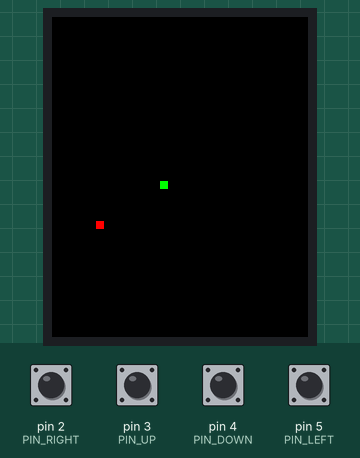
Recording of a sketch running on a simulated Arduino Mega 2560, built with avr-gcc and run on an emulated ATmega2560. On the bench: 128×160 colour display. The inputs (shaded band) are chosen by the test bench; at power-on: pin 2 (PIN_RIGHT), pin 3 (PIN_UP), pin 4 (PIN_DOWN), pin 5 (PIN_LEFT) HIGH. Random numbers use the default seed unless the sketch sets one.

Above: at 1.3 s.
1.4 s: pin 3 (PIN_UP) pulled LOW for 0.15 s
2.1 s: pin 5 (PIN_LEFT) pulled LOW for 0.15 s
2.8 s: pin 4 (PIN_DOWN) pulled LOW for 0.15 s
3.5 s: pin 2 (PIN_RIGHT) pulled LOW for 0.15 s
4.2 s: pin 4 (PIN_DOWN) pulled LOW for 1 s
5.8 s: pin 2 (PIN_RIGHT) pulled LOW for 1 s
At 12.4 s:
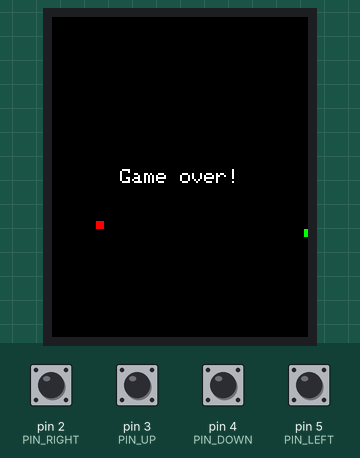
Timing chart, 0 to 13.9 s (numbered marks = the images above; inputs shaded):
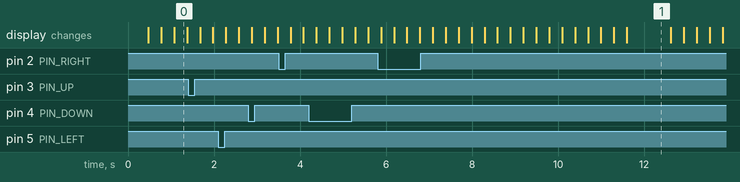

Measured:
- what the display in image 1 shows lasts 1.0 s, from 11.6 s to 12.6 s

The sketch:

snake.ino
```cpp
/*
 * SNAKE FOR THE ARDUINO
 */

#include <Adafruit_GFX.h>    // Core graphics library
#include <Adafruit_ST7735.h> // Hardware-specific library
#include <SPI.h>

/*
 * TFT pins
 */

// For the breakout, you can use any 2 or 3 pins
// These pins will also work for the 1.8" TFT shield
#define TFT_CS     53
#define TFT_RST    9  // you can also connect this to the Arduino reset
                      // in which case, set this #define pin to 0!
#define TFT_DC     8

Adafruit_ST7735 tft = Adafruit_ST7735(TFT_CS, TFT_DC, TFT_RST);

// Option 2: use any pins but a little slower!
#define TFT_SCLK 52   // set these to be whatever pins you like!
#define TFT_MOSI 51   // set these to be whatever pins you like!
//Adafruit_ST7735 tft = Adafruit_ST7735(TFT_CS, TFT_DC, TFT_MOSI, TFT_SCLK, TFT_RST);

const byte FIELD_SIZE = 4;
const byte BOARD_SIZE = 31;

const uint16_t BACKGROUND_COLOR = ST7735_BLACK;
const uint16_t SNAKE_COLOR      = ST7735_GREEN;
const uint16_t FOOD_COLOR       = ST7735_RED;
const uint16_t TEXT_COLOR       = ST7735_WHITE;

const byte PIN_LEFT  = 5;
const byte PIN_DOWN  = 4;
const byte PIN_UP    = 3;
const byte PIN_RIGHT = 2;

const byte SNAKE_MAX_LENGTH = 50;
const int FREEZE_DURATION = 1000;

struct Position2d {
    signed char x;
    signed char y;
};

Position2d snake[SNAKE_MAX_LENGTH];
byte snakeLength = 1;
bool didEat = false;
Position2d oldPosition;

Position2d food;

// specifies the direction of the snake
enum {
    DIR_LEFT  = 0,
    DIR_DOWN  = 1,
    DIR_UP    = 2,
    DIR_RIGHT = 3
};

byte direction = DIR_LEFT;
byte selectedDirection = DIR_LEFT;

void initButtons() {
    pinMode(PIN_LEFT,  INPUT);
    pinMode(PIN_DOWN,  INPUT);
    pinMode(PIN_UP,    INPUT);
    pinMode(PIN_RIGHT, INPUT);

    // activate pullup-resistors
    digitalWrite(PIN_LEFT,  HIGH);
    digitalWrite(PIN_DOWN,  HIGH);
    digitalWrite(PIN_UP,    HIGH);
    digitalWrite(PIN_RIGHT, HIGH);
}

void setup(void) {
    // Use this initializer if you're using a 1.8" TFT
    tft.initR(INITR_BLACKTAB);   // initialize a ST7735S chip, black tab
    tft.setRotation(2);

    initButtons();

    reset();
}

// checks if the field is occupied
bool isOccupied(byte x, byte y) {
    for (byte i = 0; i < snakeLength; i++) {
        if (snake[i].x == x && snake[i].y == y) {
            return true;
        }
    }

    return false;
}

// sets the food location to a new random location
void placeFood() {
    byte randX = 0;
    byte randY = 0;

    // find a free location
    do {
        randX = random(BOARD_SIZE);
        randY = random(BOARD_SIZE);
    } while (isOccupied(randX, randY));

    // set the food location to the newly found location
    food.x = randX;
    food.y = randY;
}

// resets the board and the game data
void reset() {
    direction = selectedDirection = DIR_LEFT;
    snakeLength = 1;
    didEat = false;

    snake[0].x = oldPosition.x = tft.width()  / 8;
    snake[0].y = oldPosition.y = tft.height() / 8;

    placeFood();

    tft.fillRect(0, 0, tft.width(), tft.height(), BACKGROUND_COLOR);
}

// displays the "game over" screen
void gameOver() {
    const char* text = "Game over!";
    int16_t  x1, y1;
    uint16_t w, h;

    tft.getTextBounds(text, 0, 0, &x1, &y1, &w, &h);

    tft.setCursor(
        (tft.width() - w) / 2,
        (tft.height()-h) / 2
    );

    tft.setTextColor(TEXT_COLOR);
    tft.print(text);
    delay(FREEZE_DURATION);
}

// conditionally sets the direction to a new one
void setDirection() {
    // read user input
    bool pressedLeft  = digitalRead(PIN_LEFT)  == LOW;
    bool pressedDown  = digitalRead(PIN_DOWN)  == LOW;
    bool pressedUp    = digitalRead(PIN_UP)    == LOW;
    bool pressedRight = digitalRead(PIN_RIGHT) == LOW;

    // if user input is valid, modify the snake direction
    if (pressedLeft && (direction == DIR_UP || direction == DIR_DOWN)) {
        selectedDirection = DIR_LEFT;
    } else if (pressedDown && (direction == DIR_LEFT || direction == DIR_RIGHT)) {
        selectedDirection = DIR_DOWN;
    } else if (pressedUp && (direction == DIR_LEFT || direction == DIR_RIGHT)) {
        selectedDirection = DIR_UP;
    } else if (pressedRight && (direction == DIR_UP || direction == DIR_DOWN)) {
        selectedDirection = DIR_RIGHT;
    }
}

// moves the snake according to the direction variable
void moveSnake() {
    direction = selectedDirection;

    oldPosition.x = snake[0].x;
    oldPosition.y = snake[0].y;

    // move the snake's head
    if (direction == DIR_LEFT) {
        snake[0].x = oldPosition.x - 1;
    } else if (direction == DIR_DOWN) {
        snake[0].y = oldPosition.y + 1;
    } else if (direction == DIR_UP) {
        snake[0].y = oldPosition.y - 1;
    } else if (direction == DIR_RIGHT) {
        snake[0].x = oldPosition.x + 1;
    }

    // move the tail
    for (byte i = 1; i < snakeLength; i++) {
        byte x = snake[i].x;
        byte y = snake[i].y;
        snake[i].x = oldPosition.x;
        snake[i].y = oldPosition.y;
        oldPosition.x = x;
        oldPosition.y = y;
    }
}

// fills a field
void fillField(int x, int y, uint16_t color) {
    tft.fillRect(
        x * FIELD_SIZE + 2,  // position of the rectangle in x direction
        y * FIELD_SIZE + 2,  // position of the rectangle in y direction
        FIELD_SIZE,          // width
        FIELD_SIZE,          // height
        color                // color
    );
}

// redraws the whole board
void draw() {
    // draw the head
    fillField(snake[0].x, snake[0].y, SNAKE_COLOR);

    for (byte i = 0; i < snakeLength; i++) {
        fillField(snake[i].x, snake[i].y, SNAKE_COLOR);
    }

    fillField(food.x, food.y, FOOD_COLOR);

    if (didEat) {
        // draw the food
        fillField(food.x, food.y, FOOD_COLOR);
        didEat = false;
    } else {
        // clear the old tail
        fillField(oldPosition.x, oldPosition.y, BACKGROUND_COLOR);
    }
}

// validates the last move and
// conditionally resets the game
void validateAction() {
    if (snake[0].x < 0 || snake[0].y < 0 || snake[0].x > BOARD_SIZE || snake[0].y > BOARD_SIZE) {
        gameOver();
        reset();
    }

    // check if the snake is trying to eat itself
    for (byte i = 1; i < snakeLength; i++) {
        if (snake[0].x == snake[i].x && snake[0].y == snake[i].y) {
            reset();
            return;
        }
    }

    // check if the snake should eat
    if (snake[0].x == food.x && snake[0].y == food.y) {
        if (snakeLength < SNAKE_MAX_LENGTH) {
            didEat = true;
            snake[snakeLength].x = oldPosition.x;
            snake[snakeLength].y = oldPosition.y;
            snakeLength++;
            placeFood();
        } else {
            // snake too long
            gameOver();
            reset();
        }
    }
}

void loop() {
    for (byte i = 0; i < 6; i++) {
        setDirection();
        delay(50);
    }

    moveSnake();
    validateAction();
    draw();
}
```
